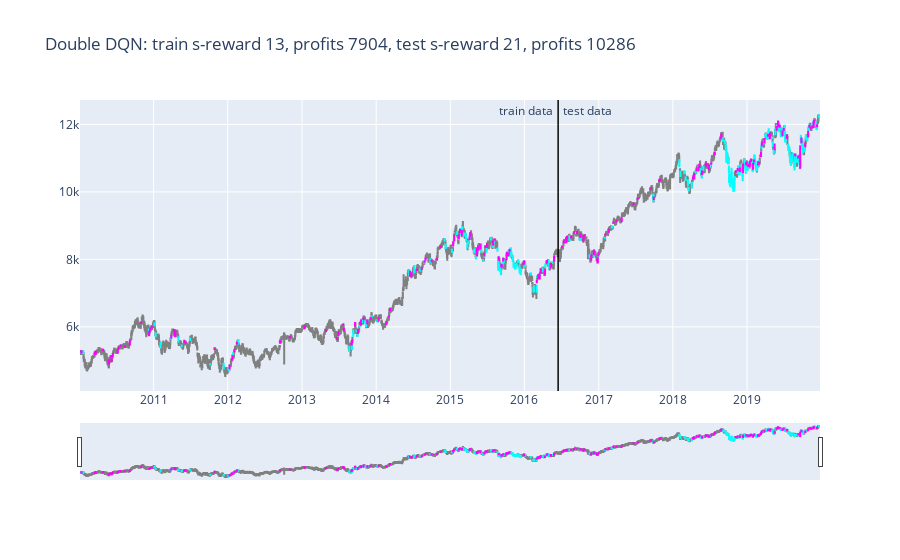

Write notebook code for a chart like this one.
### Code cell
plot_train_test_by_q(Environment1(train), Environment1(test), Q, 'Double DQN')
